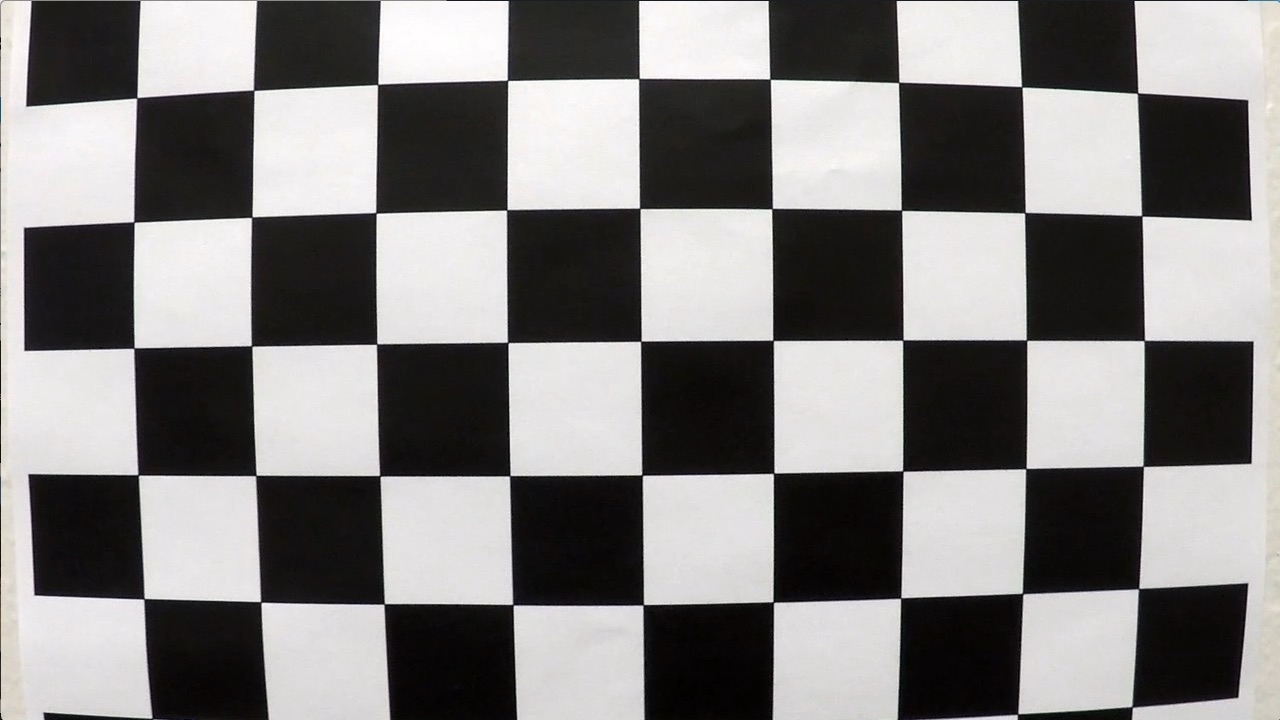
#> input picture camera_cal/calibration1.jpg, 1280 x 720 px; its folder holds 5 pictures in this run
$ jupyter execute --allow-errors P4.ipynb   (shell and % lines are left out)   (older library calls are emulated)
#> lines starting #> are read from the running program, lines starting #| are printed output that depends on the picture; after the words box and inside, x2 and y2 are one past the last pixel; in counts of white or black regions, pixels touching at a corner belong together
[cell 1]
import numpy as np
import cv2
import matplotlib.pyplot as plt
import matplotlib.image as mpimg
import pickle
import glob
import math
import os
import pickle

[cell 2]
# Function to display a numpy array of images and their labels
def displayImg(images, labels, nImg, rows, cols, formatType, hFigure):

    plt.figure(figsize=(15, hFigure))
    plt.axis('on')
    for i in range(nImg):
        plt.subplot(rows, cols, i+1)
        plt.title(str(labels[i]))
        if formatType == 'BGR': plt.imshow(cv2.cvtColor(images[i], cv2.COLOR_BGR2RGB))
        elif formatType == 'HLS': plt.imshow(cv2.cvtColor(images[i], cv2.COLOR_HLS2RGB))
        elif formatType == 'GRAY': plt.imshow(images[i], cmap='gray')
        elif formatType == 'HIST': plt.plot(images[i])

        else: plt.imshow(images[i])
    plt.show()

[cell 3]
objPoints=[]
imgPoints=[]
labelOk = []
imgOk= []
imgError=[]
labelError=[]
nx = 9 # the number of inside corners in x
ny = 6 # the number of inside corners in y

objp = np.zeros((nx*ny,3), np.float32)
objp[:,:2] = np.mgrid[0:nx,0:ny].T.reshape(-1,2) #Generates x,y coordinates

images = glob.glob('camera_cal/calibration*.jpg')

for imgName in images:
    # Read every image
    img = cv2.imread(imgName)
#> img is the input picture: shape (720, 1280, 3); mean B, G, R 127.8, 128.4, 130.1
    gray = cv2.cvtColor(img, cv2.COLOR_BGR2GRAY) # Convert Image to Gray Scale

    # Find the chessboard corners
    ret, corners = cv2.findChessboardCorners(gray, (nx,ny), None)
#> ret = False; corners = None

    if ret == True:
        imgPoints.append(corners)
        objPoints.append(objp)
        # draw corners
        cv2.drawChessboardCorners(img, (nx,ny), corners, ret)
        imgOk.append(img[0:720,0:1280])
        labelOk.append(imgName)
    else:
        imgError.append(img)
        labelError.append(imgName)
#> pass 2 of the loop `for imgName in images:`:
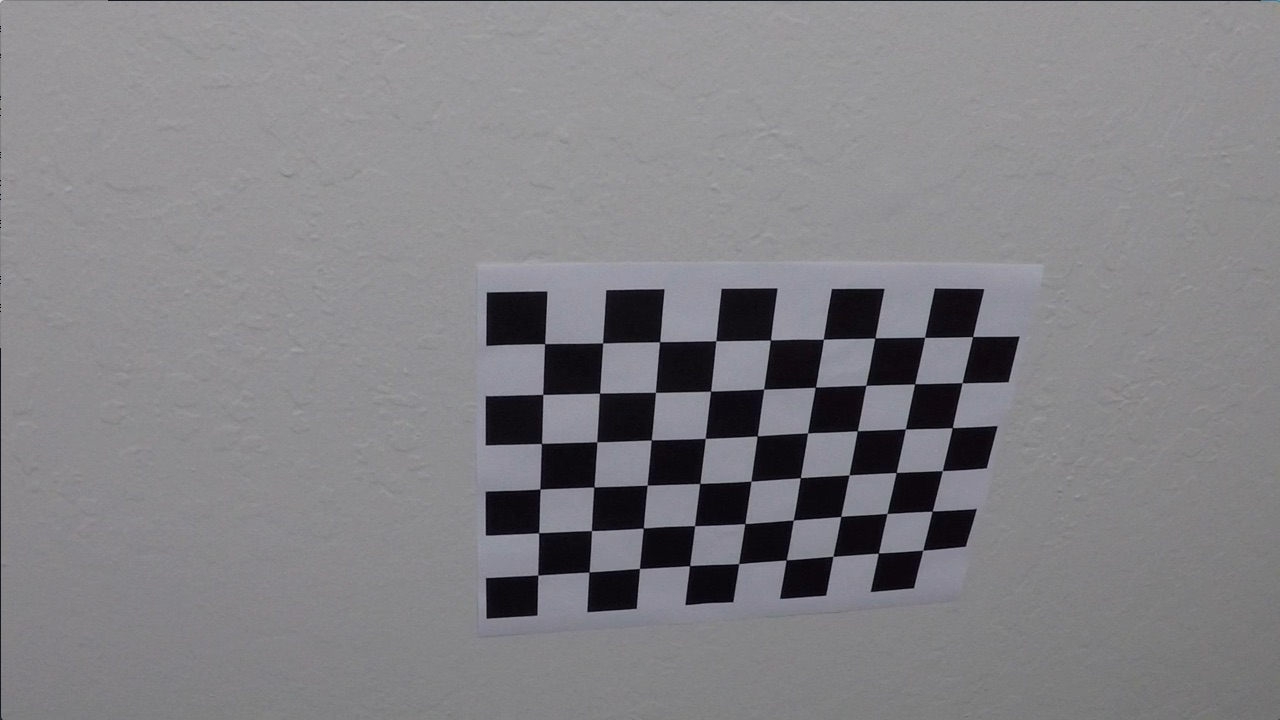
#> input picture camera_cal/calibration10.jpg, 1280 x 720 px
#> img is the input picture: shape (720, 1280, 3); mean B, G, R 133.1, 129.4, 130.2
#> ret = True; corners = 54 rows, first 8: [545.3, 343.1], [602.7, 342.8], [660.1, 341.3], [715.8, 340.7], [770.6, 340], [823.5, 339.2], [874.3, 338.5], [925.1, 337.4]
#> `cv2.drawChessboardCorners(img, (nx,ny), corners, ret)`:
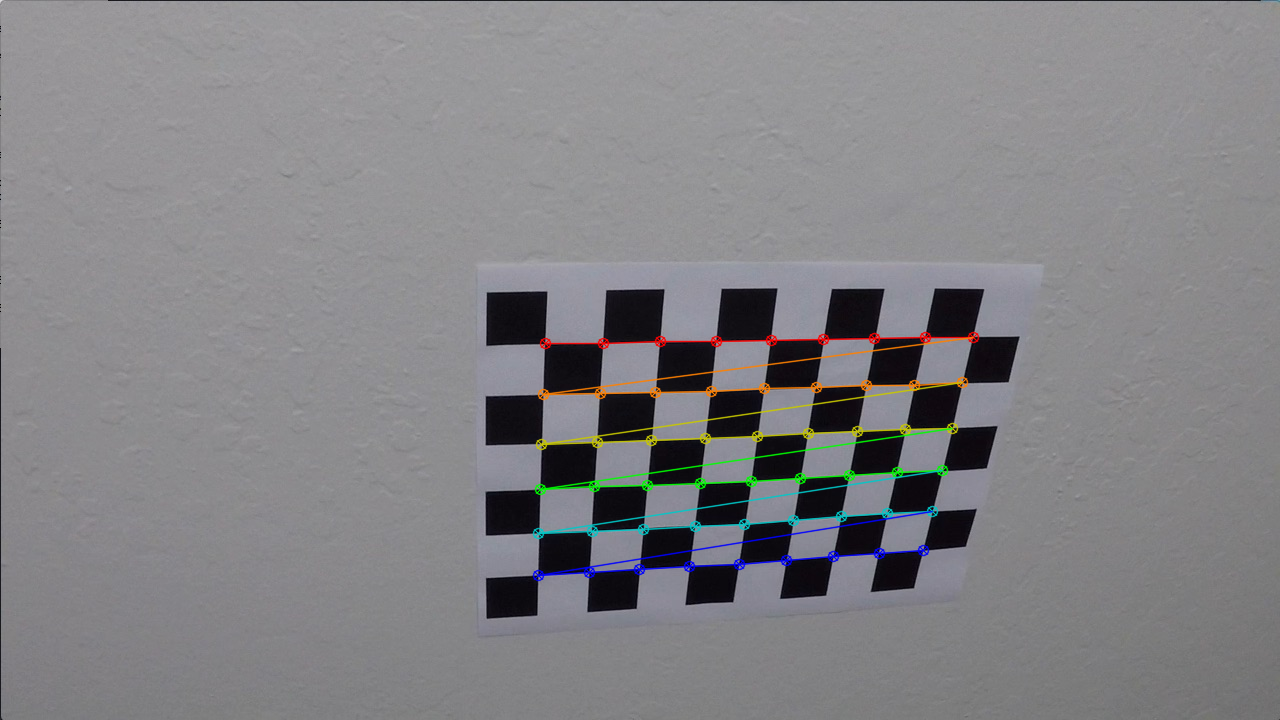
#> img: shape (720, 1280, 3); 1.91% of pixels changed, all inside (x1, y1, x2, y2) = (532, 331, 980, 582)
#> pass 3 of the loop `for imgName in images:`:
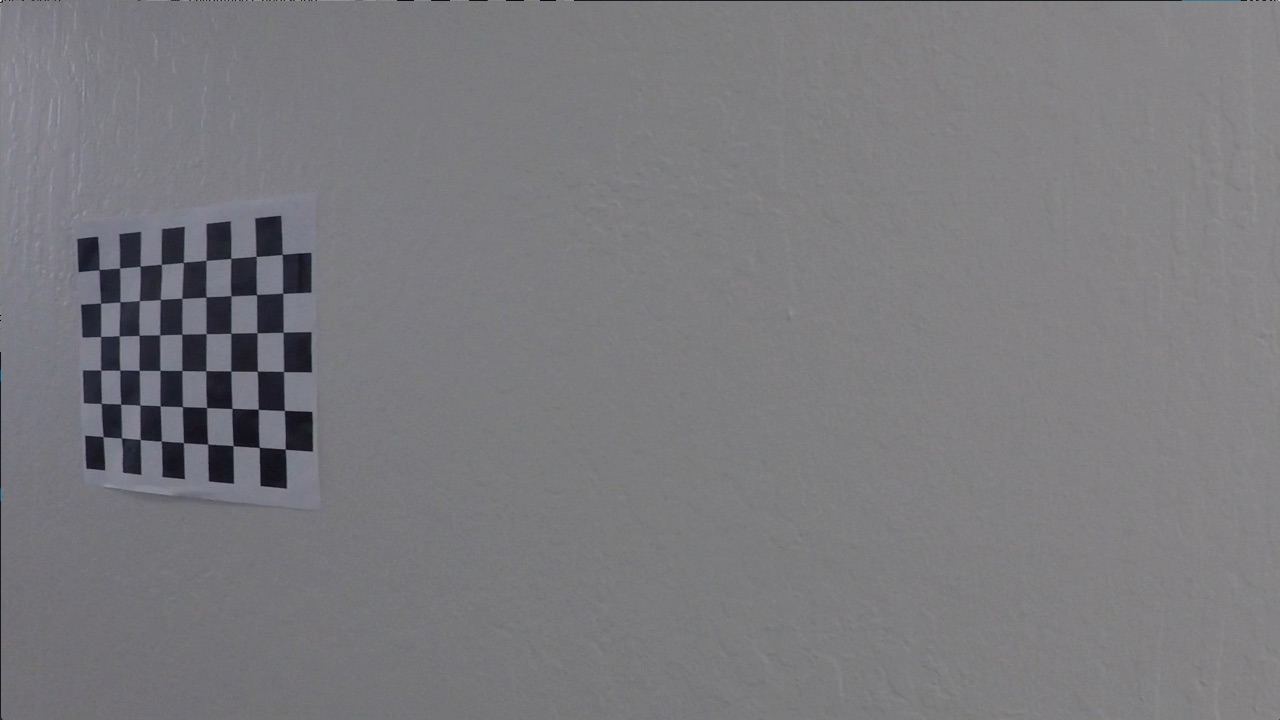
#> input picture camera_cal/calibration11.jpg, 1280 x 720 px
#> img is the input picture: shape (720, 1280, 3); mean B, G, R 125.2, 121.7, 122.2
#> corners = 54 rows, first 8: [99.22, 269.6], [119.6, 268], [140.1, 266.1], [161.3, 264.5], [183.3, 262.5], [206.1, 260.3], [230.7, 258.2], [256.2, 256.3]
#> `cv2.drawChessboardCorners(img, (nx,ny), corners, ret)`:
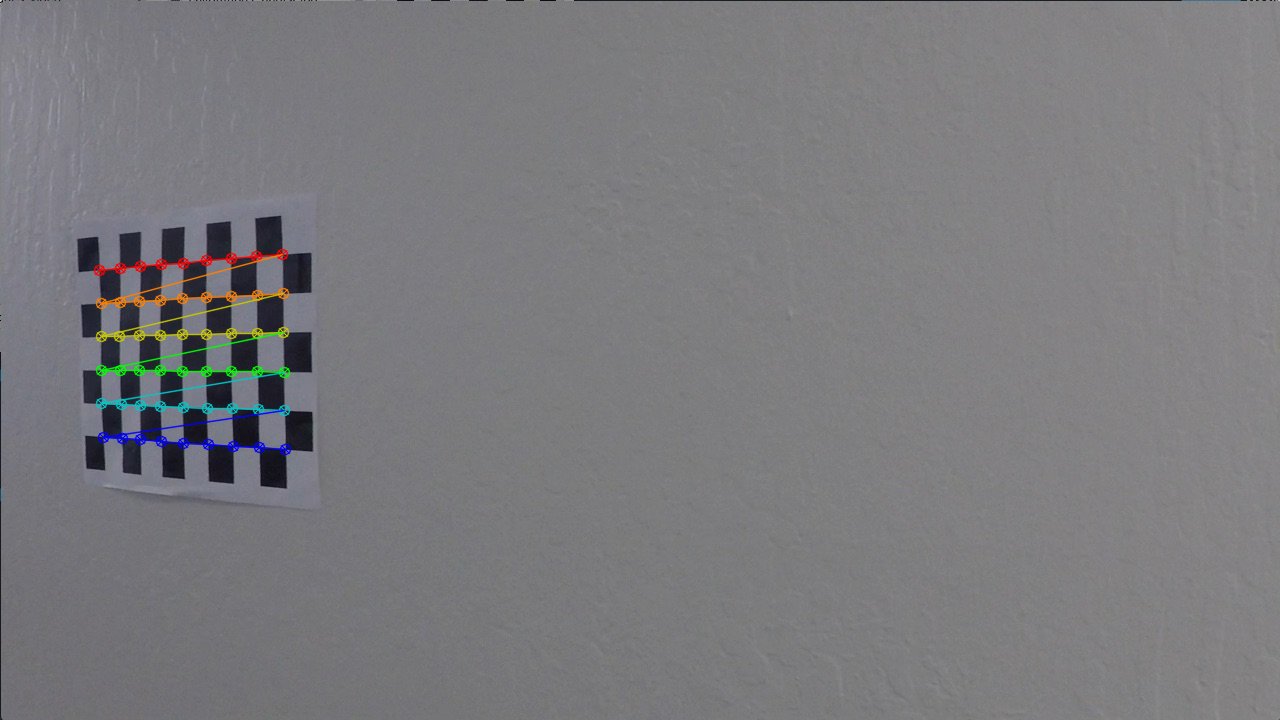
#> img: shape (720, 1280, 3); 1.11% of pixels changed, all inside (x1, y1, x2, y2) = (93, 248, 292, 456)
#> the loop made 5 passes; the first 3 are shown

print('Result:',len(imgError),'out of',len(images),'were not found corners')

[cell 4]
#Converting to numpy vectors the list of images and labels
imgOk = np.array(imgOk)
labelOk = np.array(labelOk)
print(imgOk.shape, labelOk.shape)
#| (4, 720, 1280, 3) (4,)

imgError = np.array(imgError)
labelError = np.array(labelError)
print(imgError.shape, labelError.shape)
#| (1, 720, 1280, 3) (1,)

## Images with Corners Detected

#> (a cell that did not finish here is left out)


## Images that Corners were not Detected

#> (a cell that did not finish here is left out)


## Camera Calibration

[cell 7]
# Calibrate the camera using the chess points founded
imgTest = cv2.imread('camera_cal/calibration1.jpg')

imgSize = (imgTest.shape[1], imgTest.shape[0])
#> imgSize = (1280, 720)
ret, mtx, dist, rvecs, tvecs = cv2.calibrateCamera(objPoints, imgPoints, imgSize, None,None)
print('Camera Calibrated...')

[cell 8]
# Saving the Camera Parameters
mydict = {'mtx': mtx, 'dist': dist}
output = open('calibration_params.p', 'wb')
pickle.dump(mydict, output)
output.close()

[cell 9]
print(mydict)

## Sample Undistortioned Image

[cell 10]
# returns an image undistorted
def imgUndistort(img, mtx, dist):
    return cv2.undistort(img, mtx, dist, None, mtx)
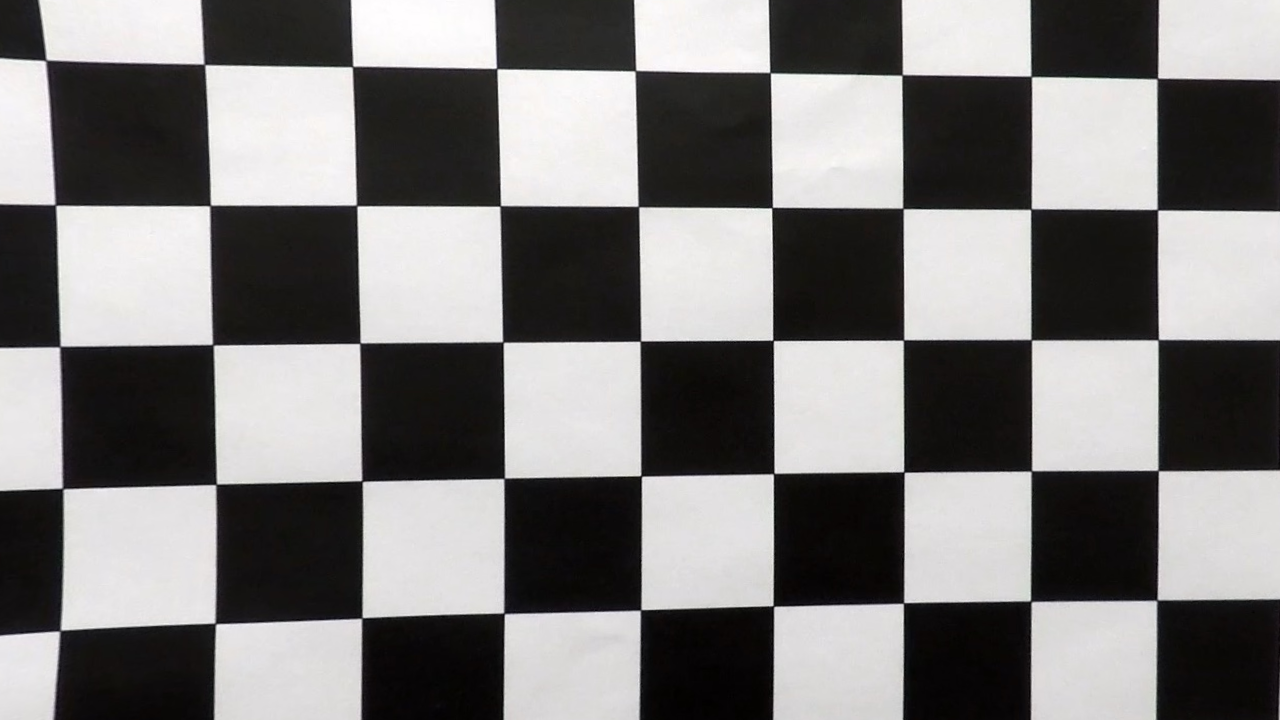
#> returned value: shape (720, 1280, 3); mean of channels 0, 1, 2 123.1, 123.5, 125.1; drawn as B, G, R

[cell 11]
imgUndist = imgUndistort(imgTest, mtx, dist)
images = []
images.append(imgTest)
images.append(imgUndist)

images = np.array(images)
ulabels = np.array(['Original','Undistorted'])
displayImg(images, ulabels, nImg=2, rows=1, cols=2, formatType='BGR', hFigure=5)
#> call 3 of displayImg, with images = array of shape (2, 720, 1280, 3), labels = array of shape (2,), nImg = 2, rows = 1, cols = 2, formatType = 'BGR', hFigure = 5
#> in displayImg (call 3), `plt.show()`:
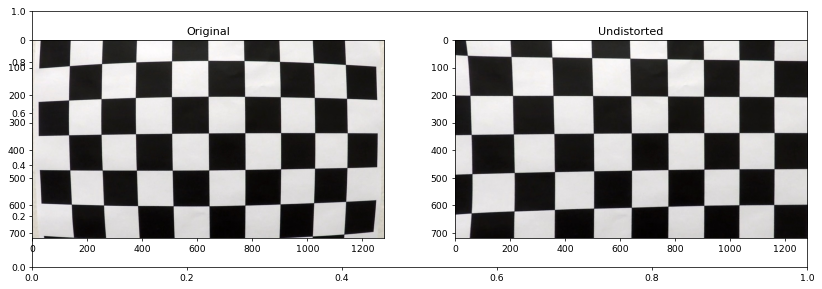
#> figure drawn by matplotlib, 2 panels
